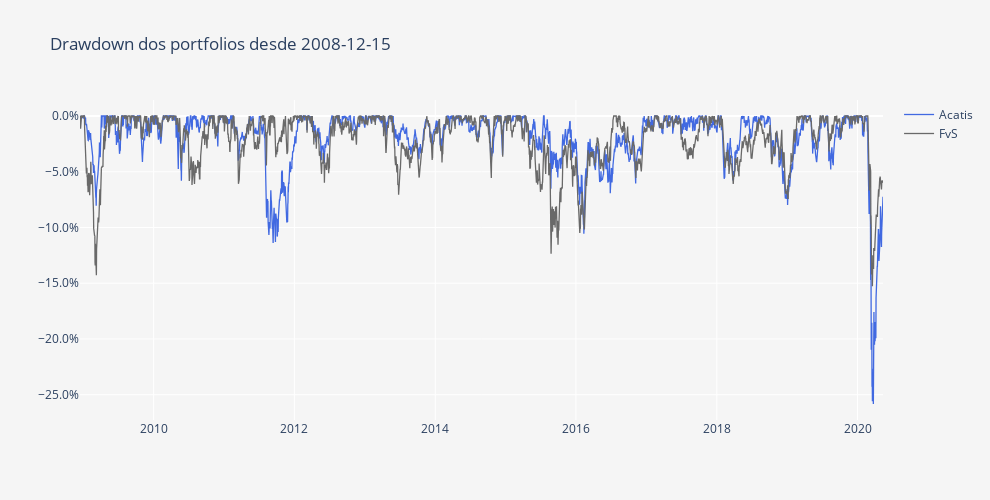

Notebook cell for this chart:
### Code cell
DD = pa.compute_drawdowns(fundos)
DD = DD /100

layout = go.Layout(
    title='Drawdown dos portfolios desde ' + Begin,
    plot_bgcolor='#f5f5f5',
    paper_bgcolor='#f5f5f5',
    width=990,
    height=500,
    xaxis=dict(
        title='',
        showgrid=True,
        titlefont=dict(size=12),
    ),
    yaxis=dict(
        title='',
        showgrid=True,
        zeroline=True, # Adicionar ou não a zero line
        tickformat=".1%" # tickformat=".2%" se quiseres mais casas decimais
    ))

trace0 = go.Scatter(
    x = DD.index,
    y = DD.iloc[:, 0],
    name = fundos.columns[0],
    line = dict(
        color = 'royalblue',
        width = 1.3)
)

trace1 = go.Scatter(
    x = DD.index,
    y = DD.iloc[:, 1],
    name = fundos.columns[1],
    line = dict(
        color = 'dimgrey',
        width = 1.3)
)

data = [trace0, trace1]
        
fig = go.Figure(data=data, layout=layout)
py.iplot(fig)

### Figure 1 — Plotly figure (JSON) as saved in the notebook; plotly's stock layout.template omitted (floating-point values rounded to 4 significant figures; data arrays with more than 128 entries replaced by an {"elided": "..."} marker saying what was removed)
{"data": [{"line": {"color": "royalblue", "width": 1.3}, "name": "Acatis", "type": "scatter", "x": {"elided": "4302 str values"}, "y": {"elided": "4302 float values"}}, {"line": {"color": "dimgrey", "width": 1.3}, "name": "FvS", "type": "scatter", "x": {"elided": "4302 str values"}, "y": {"elided": "4302 float values"}}], "layout": {"height": 500, "paper_bgcolor": "#f5f5f5", "plot_bgcolor": "#f5f5f5", "title": {"text": "Drawdown dos portfolios desde 2008-12-15"}, "width": 990, "xaxis": {"autorange": true, "range": ["2008-12-15", "2020-05-12"], "showgrid": true, "title": {"font": {"size": 12}, "text": ""}, "type": "date"}, "yaxis": {"autorange": true, "range": [-0.2727, 0.01435], "showgrid": true, "tickformat": ".1%", "title": {"text": ""}, "type": "linear", "zeroline": true}}}
